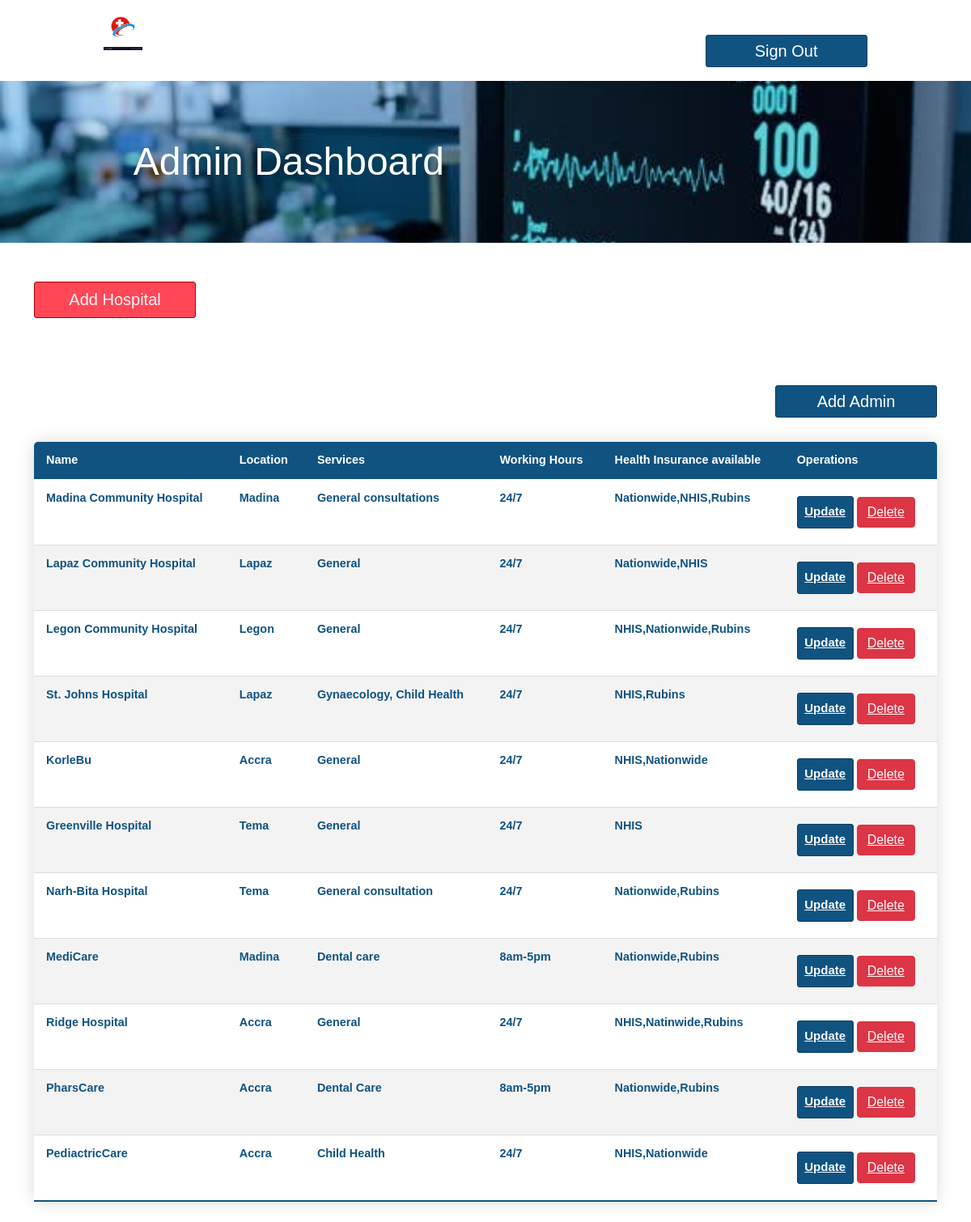
Page /dashboard.php on the committed database.
### tables this page shows
CREATE TABLE IF NOT EXISTS `hospitals` (
  `id` int(11) NOT NULL AUTO_INCREMENT,
  `name` varchar(100) NOT NULL,
  `location` varchar(100) NOT NULL,
  `services` varchar(500) NOT NULL,
  `workinghours` varchar(100) NOT NULL,
  `insurances` varchar(500) NOT NULL,
  PRIMARY KEY (`id`)
);

### dashboard.php (the view, shortened to what this page needs)
<?php
    include 'connection.php';
?>
<!DOCTYPE html>
<html lang="en">
<head>
    <link href="https://cdn.jsdelivr.net/npm/bootstrap@5.0.2/dist/css/bootstrap.min.css" rel="stylesheet">
    <link rel="stylesheet" href="./styles/dashboard.css">
</head>
<body>
       <section class="nav-bar">
        <div class="nav-section">
            <div class="logo">
                <a href="#" title="Logo">
                    <img src="./image/logo.jpg" alt="HealthyGo Logo" class="img-responsive">
                </a>
            </div>
            <div class="text-right">
                <button class="btn-logout"> <a href=".\index.php" class="btn-link">Sign Out</a> </button>
            </div>
        </div>
    </section>
      <section class="page-title">
        <div class="container">
            <form action="hospital-search.html" method="POST">
                   <h1 class="heading">Admin Dashboard</h1>
            </form>
        </div>
    </section>
    <div class="container">
        <button class="btn-add my-5"> <a href="create.php" class="text-light btn-link"> Add Hospital</a></button>
        <div class="text-right">
                <button class="btn-logout"> <a href="signup.php" class="btn-link">Add Admin</a> </button>
        </div>
        <table class="table content-table">
  <thead>
    <tr>
      <th scope="col">Name</th>
      <th scope="col">Location</th>
      <th scope="col">Services</th>
      <th scope="col">Working Hours</th>
      <th scope="col">Health Insurance available</th>
      <th scope="col">Operations</th>
    </tr>
  </thead>
  <tbody>
      <?php
        $sql="select * from `hospitals`";
        $result=mysqli_query($conn,$sql);
        if($result){
            while($row=mysqli_fetch_assoc($result)){
                $id=$row['id'];
                $name=$row['name'];
                $location=$row['location'];
                $services=$row['services'];
                $workinghours=$row['workinghours'];
                $insurances=$row['insurances'];
                echo '
                <tr class="active-row">
                    <td>'.$name.'</td>
                    <td>'.$location.'</td>
                    <td>'.$services.'</td>
                    <td>'.$workinghours.'</td>
                    <td>'.$insurances.'</td>
                    <td><button class="btn-update my-2"><a href="update.php?updateid='.$id.'" class="text-light">Update</a></button>
                    <button class="btn btn-danger remove"><a href="delete.php?deleteid='.$id.'" class="text-light">Delete</a></button>
                    </td>
                </tr>
                ';
            }
        }
      ?>
  </tbody>
</table>
</div>
</body>
</html>

### styles/dashboard.css (style rules this page uses)
* { margin: 0 0; padding: 0 0; font-family: Arial, Helvetica, sans-serif; }
.nav-bar { background-color: white; height: 100px; }
.nav-section { width: 80%; margin: 0 auto; padding: 0.7%; }
.img-responsive { width: 100%; }
.text-right { text-align: right; margin-right: 0px; }
.logo { width: 5%; height: 1%; float: left; }
.btn-logout { margin-bottom: 5px; margin-top: 35px; height: 40px; width: 200px; font-size: 20px; color: white; outline: none; cursor: pointer; font-weight: bold; background: #105381; border-radius: 3px; border: 1px solid #0a3d62; transition: .5s; }
.btn-add { margin: 45px 0 30px 0; height: 45px; width: 200px; font-size: 20px; color: white; outline: none; cursor: pointer; font-weight: bold; background: #ff4757; border-radius: 3px; border: 1px solid #b30000; transition: .5s; }
.btn-link { text-decoration: none; color: white }
.page-title { background-image: url(../image/background.jpg); background-size: cover; background-repeat: no-repeat; background-position: center; padding: 5% 0; }
.heading { color:white; text-align: left; width: 80%; margin: 0 auto; padding: 1%; font-size: 3rem; }
.content-table { border-collapse: collapse; margin: 25px 0; font-size: 0.9em; min-width: 800px; border-radius: 5px 5px 0 0; overflow: hidden; box-shadow: 0 0 20px rgba(0, 0, 0, 0.15); }
.content-table thead tr { background-color: #105381; color: #ffffff; text-align: left; font-weight: bold; }
.content-table th, .content-table td { padding: 12px 15px; }
.content-table tbody tr { border-bottom: 1px solid #dddddd; }
.content-table tbody tr:nth-of-type(even) { background-color: #f3f3f3; }
.content-table tbody tr:last-of-type { border-bottom: 2px solid #105381; }
.content-table tbody tr.active-row { font-weight: bold; color: #105381; }
.btn-update { margin: 45px 0 0px 0; height: 40px; width: 70px; font-size: 15px; color: white; outline: none; cursor: pointer; font-weight: bold; background: #105381; border-radius: 3px; border: 1px solid #0a3d62; transition: .5s; }

### rows in the picture
hospitals: name "Madina Community Hospital", location "Madina", services "General consultations", workinghours "24/7", insurances "Nationwide,NHIS,Rubins"
hospitals: name "Lapaz Community Hospital", location "Lapaz", services "General", workinghours "24/7", insurances "Nationwide,NHIS"
hospitals: name "Legon Community Hospital", location "Legon", services "General", workinghours "24/7", insurances "NHIS,Nationwide,Rubins"
hospitals: name "St. Johns Hospital", location "Lapaz", services "Gynaecology, Child Health", workinghours "24/7", insurances "NHIS,Rubins"
hospitals: name "KorleBu", location "Accra", services "General", workinghours "24/7", insurances "NHIS,Nationwide"
hospitals: name "Greenville Hospital", location "Tema", services "General", workinghours "24/7", insurances "NHIS"
hospitals: name "Narh-Bita Hospital", location "Tema", services "General consultation", workinghours "24/7", insurances "Nationwide,Rubins"
hospitals: name "MediCare", location "Madina", services "Dental care", workinghours "8am-5pm", insurances "Nationwide,Rubins"
hospitals: name "Ridge Hospital", location "Accra", services "General", workinghours "24/7", insurances "NHIS,Natinwide,Rubins"
hospitals: name "PharsCare", location "Accra", services "Dental Care", workinghours "8am-5pm", insurances "Nationwide,Rubins"
hospitals: name "PediactricCare", location "Accra", services "Child Health", workinghours "24/7", insurances "NHIS,Nationwide"
